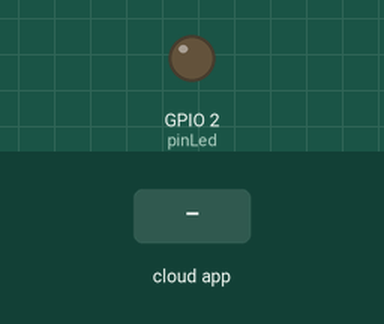
This sketch was run on a simulated ESP8266 (NodeMCU). Shown: output pins drawn as LEDs (lit = HIGH). Inputs (shaded band) come from the test bench. WiFi joins after 1.5 s; servers stay silent unless stated; the Firebase database answers and starts empty; what the sketch prints to the serial monitor is not drawn.

Above: at 2.7 s.
2.8 s: the phone or cloud app sets ledArduino2 to 1
At 5.8 s:
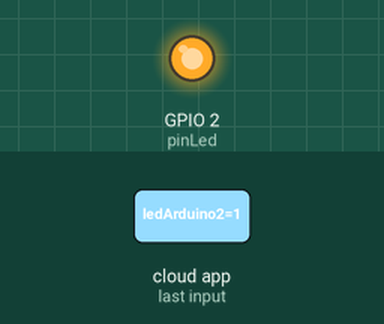
6.6 s: the phone or cloud app sets ledArduino2 to 0
At 9.0 s:
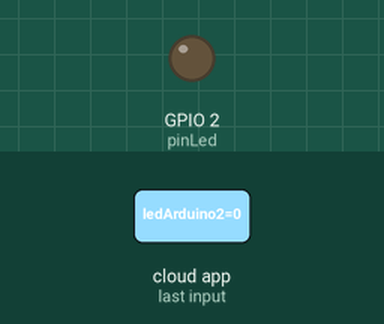
Timing chart, 0 to 10.5 s (numbered marks = the images above; inputs shaded):
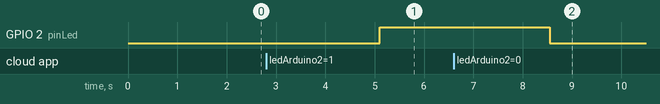

Measured:
- after the input at 2.8 s, GPIO 2 (pinLed): LOW → HIGH after 2.3 s
- after the input at 6.6 s, GPIO 2 (pinLed): HIGH → LOW after 2.0 s

The sketch:

arduino2.ino
```cpp
#include <ESP8266WiFi.h>
#include <FirebaseArduino.h>

// Configure this parameters to run the sketch
#define FIREBASE_HOST "id-del-proyecto.firebaseio.com"
#define FIREBASE_AUTH "token-o-secret-del-proyecto"
#define WIFI_SSID "nombre-red-wifi"
#define WIFI_PASSWORD "password-red-wifi"
#define pinLed 2

void setup() {

  // Initialize the Serial
  Serial.begin(9600);

  // Adjust pinLed as output pin
  pinMode(pinLed, OUTPUT);

  // Connect to wifi.
  WiFi.begin(WIFI_SSID, WIFI_PASSWORD);
  Serial.print("connecting");
  while (WiFi.status() != WL_CONNECTED) {
    Serial.print(".");
    delay(500);
  }
  Serial.println();
  Serial.print("connected: ");
  Serial.println(WiFi.localIP());

  // Connect to firebase
  Firebase.begin(FIREBASE_HOST, FIREBASE_AUTH);
}

int n = 0;
boolean ledArduino1 = false;
boolean ledArduino2 = false;

void loop() {

  // get valor led arduino2
  ledArduino2 = Firebase.getBool("ledArduino2");
  if(ledArduino2){
    digitalWrite(pinLed, HIGH); // turn on the led
  }else{
    digitalWrite(pinLed, LOW); // turn off the led
  }

  ledArduino1 = Firebase.getBool("ledArduino1");
  // set valor led arduino1
  Firebase.setBool("ledArduino1", !ledArduino1);
  // manejar el error
  if (Firebase.failed()) {
      Serial.print("setting /ledArduino1 failed:");
      Serial.println(Firebase.error());
      return;
  }

  delay(3000);
}
```
